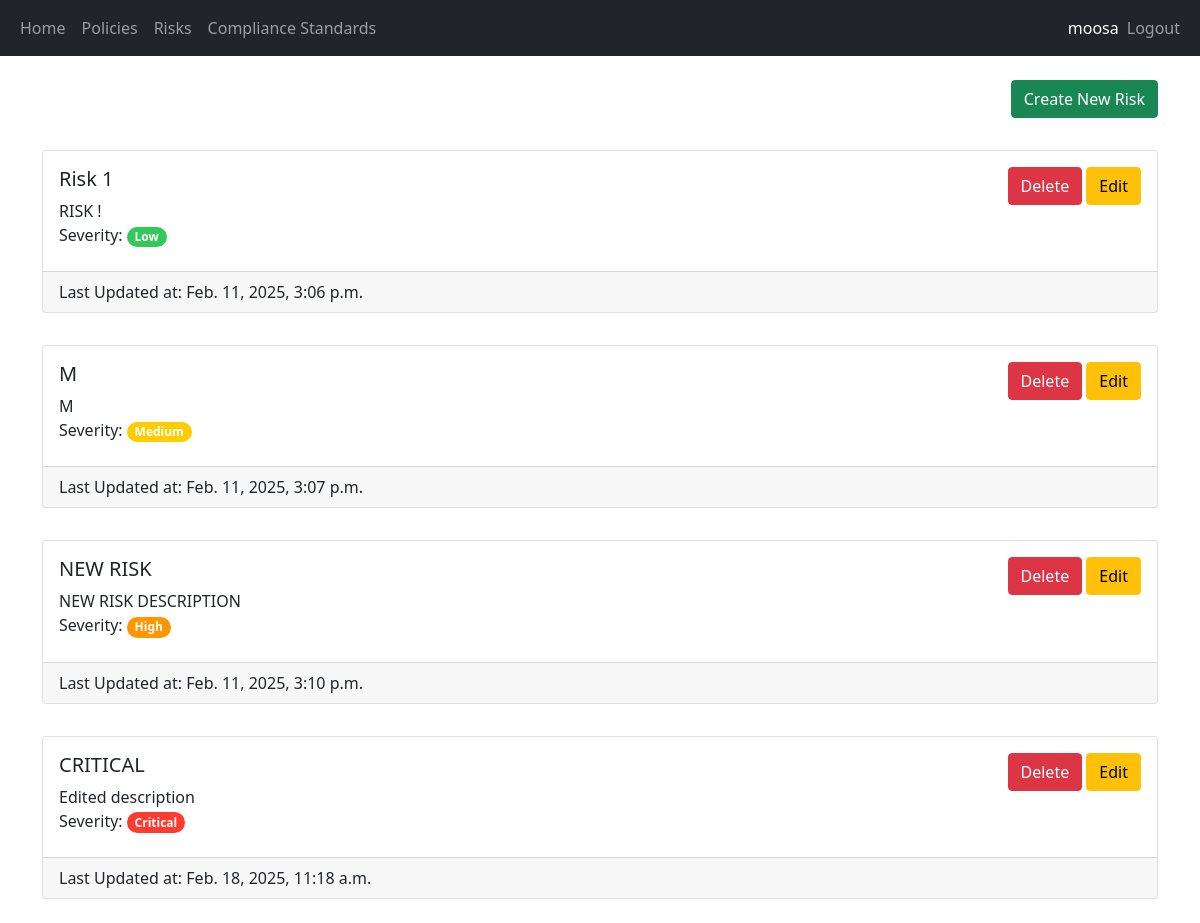
The app's page /risk-list (signed in) with its own data.
### security/models.py (models this page shows, shortened)
class Risk(models.Model):
    Severity_Levels = [
        ("LOW", "Low"),
        ("MEDIUM", "Medium"),
        ("HIGH", "High"),
        ("CRITICAL", "Critical"),
    ]
    name = models.CharField(max_length=100)
    description = models.TextField(max_length=250)
    severity = models.CharField(max_length=100, choices=Severity_Levels, default="LOW")
    updated_at = models.DateTimeField(auto_now=True)
    tracker = FieldTracker()

### security/views.py (the view, shortened to what this page needs)
# urls.py: path('risk-list', views.view_risks, name='view_risks'),
@login_required(login_url="/login")
@permission_required(["security.view_risk", "security.delete_risk"], login_url="/access-denied")
def view_risks(request):
    risks = Risk.objects.all()
    return render(request, 'security/list_risk.html', {"risks": risks})

### security/templates/security/list_risk.html (shortened to what this page needs)
{% extends 'main/base.html' %}
{% block content %}
<div class="text-end">
    <a class="btn btn-success" href="/create-risk">Create New Risk</a>
</div>
<br/>
{% for risk in risks %}
<div class="card mt-2">
    <div class="card-body d-flex flex-row justify-content-between">
        <div class="card-title">
            <h5>{{ risk.name }}</h5>
            <span style="white-space: pre-line">{{ risk.description }}</span>
            <br/>
            <span style="white-space: pre-line">Severity: </span>
            <span class="badge rounded-pill {{risk.get_severity_display.lower}}-severity">{{risk.get_severity_display}}</span>
        </div>
        <div>
            <form method="post">
                {% if perms.security.delete_risk %}
                <button type="submit" class="btn btn-danger" name="risk-id-delete" value="{{risk.id}}">Delete</button>
                {% endif %}
                {% if perms.security.change_risk %}
                <a class="btn btn-warning" href="{% url 'edit_risk' risk.pk %}">Edit</a>
                {% endif %}
            </form>
        </div>
    </div>
    <div class="card-footer">Last Updated at: {{ risk.updated_at }}</div>
</div>
<br/>
{% empty %}
<p>No risks available.</p>
{% endfor %}
{% endblock %}

### main/templates/main/base.html (shortened to what this page needs)
<!DOCTYPE html>
<html lang="en">
<head>
    <link href="https://cdn.jsdelivr.net/npm/bootstrap@5.0.2/dist/css/bootstrap.min.css" rel="stylesheet">
    {% load static %}
    <link rel="stylesheet" href="{% static 'main/style.css' %}" />
</head>
<body>
    <nav class="navbar navbar-expand-lg navbar-dark bg-dark">
        <div class="container-fluid">
            <div>
                <ul class="navbar-nav">
                    <li class="nav-item">
                        <a class="nav-link" href="/home">Home</a>
                    </li>
                    {% if user.groups.all.0.name == 'Manager' %}
                    <li class="nav-item">
                        <a class="nav-link" href="/policy-list">Policies</a>
                    </li>
                    <li class="nav-item">
                        <a class="nav-link" href="/risk-list">Risks</a>
                    </li>
                    <li class="nav-item">
                        <a class="nav-link" href="/compliance-standard-list">Compliance Standards</a>
                    </li>
                    {% endif %}
                </ul>
            </div>
            <div>
                <ul class="navbar-nav">
                    {% if user.is_authenticated %}
                    <span class="navbar-text text-white">{{ user.username }}</span>
                    <li class="nav-item">
                        <a class="nav-link" href="/logout">Logout</a>
                    </li>
                    {% else %}
                    <li class="nav-item">
                        <a class="nav-link" href="/login">Login</a>
                    </li>
                    {% endif %}
                </ul>
            </div>
        </div>
    </nav>
    <br/>
    <div class="container">
        {% block content %}
        {% endblock %}
    </div>
</body>
</html>

### main/static/main/style.css (style rules this page uses)
.low-severity { background-color: #34C759; }
.medium-severity { background-color: #FFCC00; }
.high-severity { background-color: #FF9500; }
.critical-severity { background-color: #FF3B30; }

### records on screen
Risk: name "Risk 1", description "RISK !", severity "Low", {{ risk.id }} 4 (drawn), updated_at "Feb. 11, 2025, 3:06 p.m."
Risk: name "M", description "M", severity "Medium", {{ risk.id }} 5 (drawn), updated_at "Feb. 11, 2025, 3:07 p.m."
Risk: name "NEW RISK", description "NEW RISK DESCRIPTION", severity "High", {{ risk.id }} 6 (drawn), updated_at "Feb. 11, 2025, 3:10 p.m."
Risk: name "CRITICAL", description "Edited description", severity "Critical", {{ risk.id }} 7 (drawn), updated_at "Feb. 18, 2025, 11:18 a.m."

### other values on screen
{{ user.username }} "moosa"
